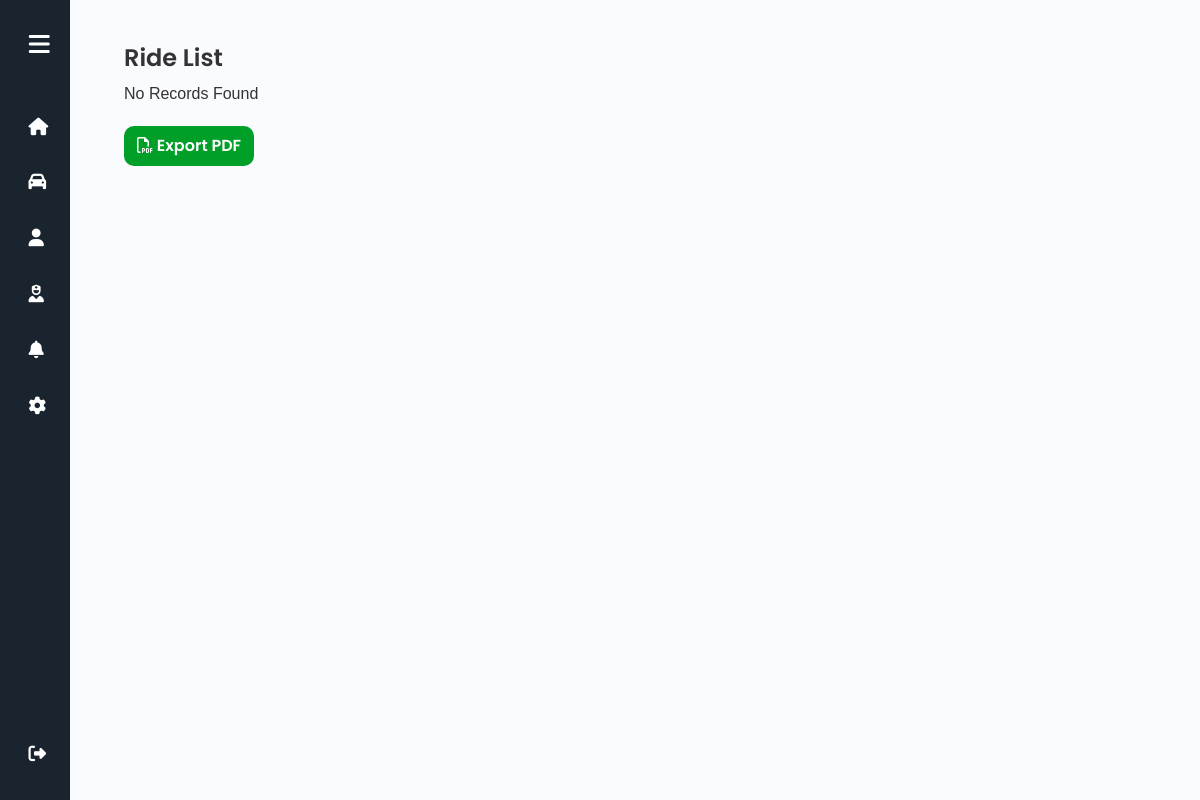
Page /Admin/backend/AdminRides.php on the earlier database version.
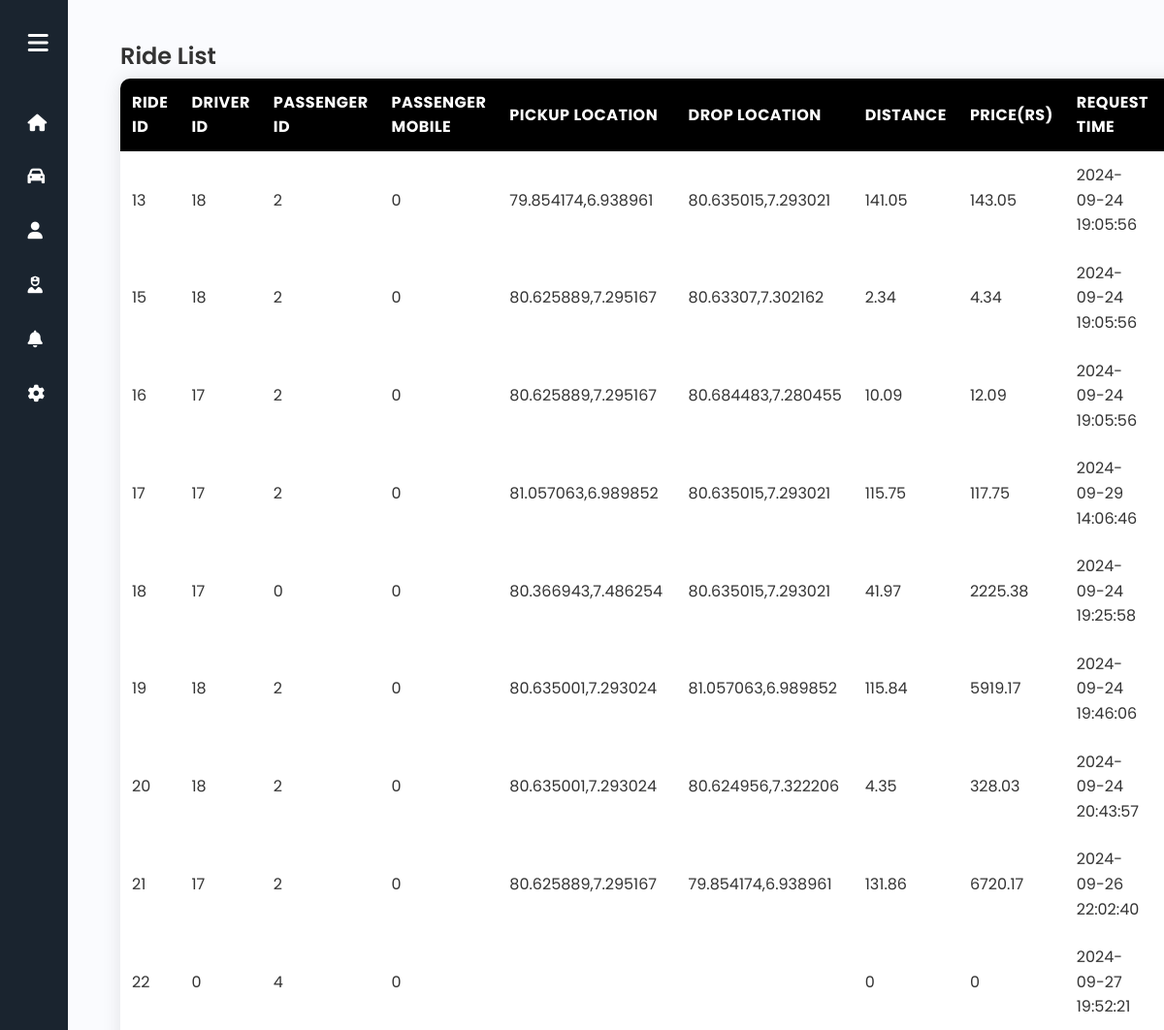
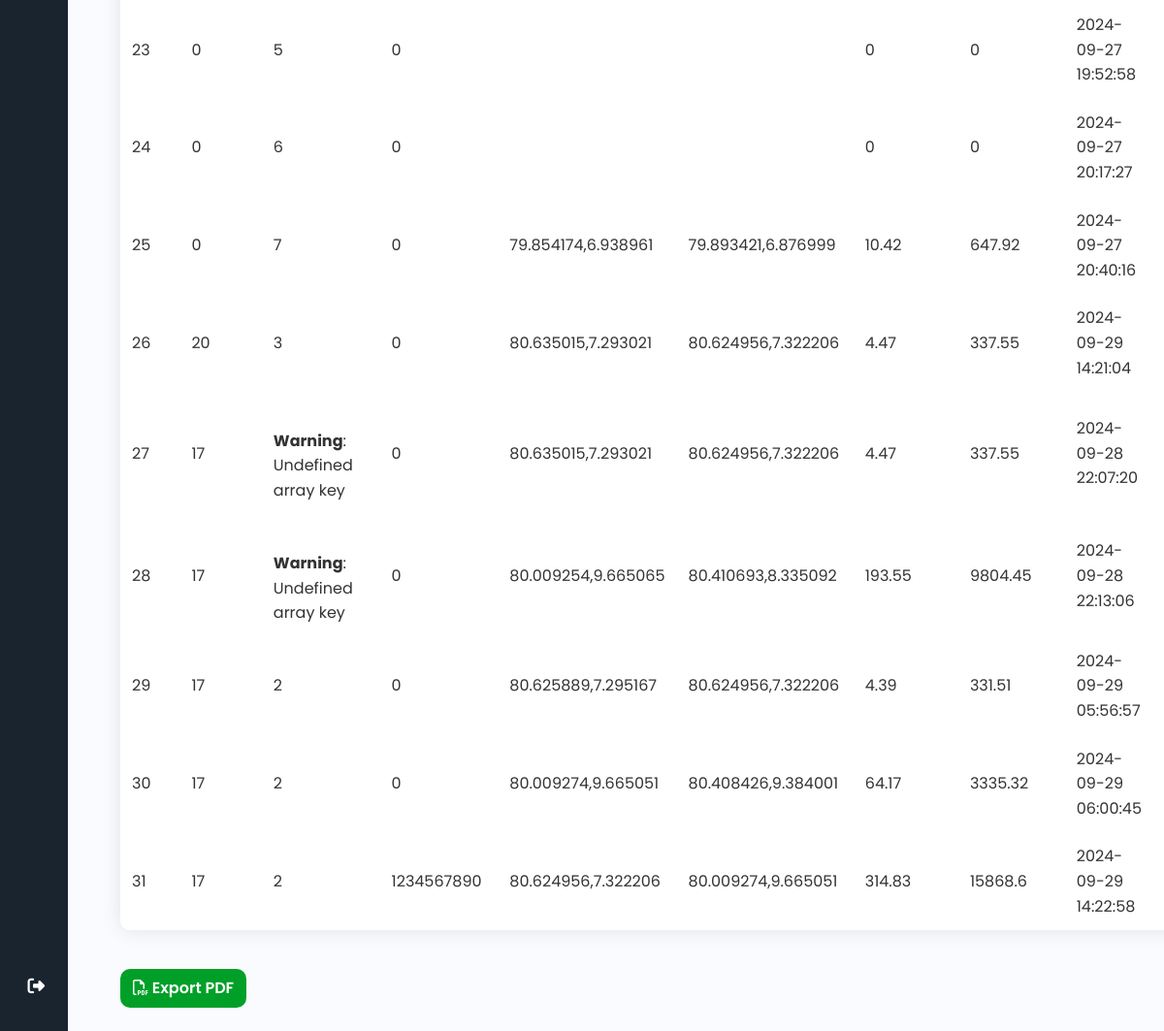
Same page on the later database version (2 pictures, top to bottom).
### tables this page shows
CREATE TABLE `ride` (
  `rideID` int(11) NOT NULL,
  `pickupLocation` varchar(255) NOT NULL,
  `dropLocation` varchar(255) NOT NULL,
  `distance` float NOT NULL,
  `fare` float NOT NULL,
  `passengerID` varchar(255) NOT NULL,
  `driverID` int(11) NOT NULL,
  `requestAt` timestamp NOT NULL DEFAULT current_timestamp() ON UPDATE current_timestamp(),
  `rideStatus` varchar(150) NOT NULL,
  `passengerType` varchar(255) NOT NULL,
  `passengerMobile` int(11) NOT NULL
);

### Admin/backend/AdminRides.php (the view, shortened to what this page needs)
<!DOCTYPE html>
<html lang="en">
  <head>
    <link
      rel="stylesheet"
      href="https://cdnjs.cloudflare.com/ajax/libs/font-awesome/6.5.1/css/all.min.css"
    />
    <link
      href="https://cdn.jsdelivr.net/npm/bootstrap@5.3.0-alpha3/dist/css/bootstrap.min.css"
      rel="stylesheet"
    />
    <link rel="stylesheet" href="Sass/AdminDrivers.min.css" />
  </head>
  <body>
    <div class="wrapper">
      <aside class="sidebar">
        <div class="d-flex">
          <button class="toggle-btn" type="button">
            <i class="fas fa-bars"></i>
          </button>
        </div>
        <ul class="sidebar-nav">
          <li class="sidebar-item">
            <a href="AdminHome.php" class="sidebar-link">
              <i class="fas fa-home"></i>
            </a>
          </li>
          <li class="sidebar-item">
            <a href="#" class="sidebar-link">
              <i class="fas fa-car"></i>
            </a>
          </li>
          <li class="sidebar-item">
            <a href="AdminPassengers.php" class="sidebar-link">
              <i class="fas fa-user"></i>
            </a>
          </li>
          <li class="sidebar-item">
            <a href="AdminDrivers.php" class="sidebar-link">
            <i class="fa-solid fa-user-nurse"></i>
            </a>
          </li>
          <li class="sidebar-item">
            <a href="#" class="sidebar-link">
              <i class="fas fa-bell"></i>
            </a>
          </li>
          <li class="sidebar-item">
            <a href="#" class="sidebar-link">
              <i class="fas fa-cog"></i>
            </a>
          </li>
        </ul>
        <div class="sidebar-footer">
          <a href="../admin.html" class="sidebar-link">
            <i class="fas fa-right-from-bracket"></i>
          </a>
        </div>
      </aside>
      <div class="main p-4">
        <?php
          $servername = "localhost";
          $username = "root";
          $password = "";
          $dbname="citytaxi";
          $conn = mysqli_connect($servername,$username,$password,$dbname);
        ?>
        <div class="tableContent">
            <h1>Ride List</h1>
              <?php
                $sql="SELECT * FROM ride";
                $result=mysqli_query($conn,$sql);
                if(mysqli_num_rows($result)>0){
              ?>
            <table>
                <thead>
                    <tr>
                        <th>Ride ID</th>
                        <th>Driver ID</th>
                        <th>Passenger ID</th>
                        <th>Passenger Mobile</th>
                        <th>Pickup Location</th>
                        <th>Drop Location</th>
                        <th>Distance</th>
                        <th>Price(Rs)</th>
                        <th>Request Time</th>
                        <th>Ride Status</th>
                    </tr>
                    <?php
                      while($row=mysqli_fetch_array($result)){
                    ?>
                </thead>
                <tbody>
                <tr>
                    <td data-label="#"><?php echo $row["rideID"];?></td>
                    <td data-label="#"><?php echo $row["driverID"];?></td>
                    <td data-label="#"><?php echo $row["passengerID"];?></td>
                    <td data-label="#"><?php echo $row["passengerMobile"];?></td>
                    <td data-label="#"><?php echo $row["pickupLocation"];?></td>
                    <td data-label="#"><?php echo $row["dropLocation"];?></td>
                    <td data-label="#"><?php echo $row["distance"];?></td>
                    <td data-label="#"><?php echo $row["fare"];?></td>
                    <td data-label="#"><?php echo $row["requestAt"];?></td>
                    <td data-label="#"><?php echo $row["rideStatus"];?></td>
                </tr>
                <?php
                  }
                ?>
                </tbody>
            </table>
            <?php
              }
              else{
                echo "No Records Found";
              }
            ?>
      </div>
        <div class="exportButton">
          <button onclick="window.location.href='export_Rides_pdf.php'" class="export_btn"><i class="fa-regular fa-file-pdf"></i> Export PDF</button>
        </div>
    </div>
  </body>
</html>

Differences in the rows shown:
added ride: rideID "13", driverID "18", passengerID "2", passengerMobile "0", pickupLocation "79.854174,6.938961", dropLocation "80.635015,7.293021", distance "141.05", fare "143.05", requestAt "2024-09-24 19:05:56"
added ride: rideID "15", driverID "18", passengerID "2", passengerMobile "0", pickupLocation "80.625889,7.295167", dropLocation "80.63307,7.302162", distance "2.34", fare "4.34", requestAt "2024-09-24 19:05:56"
added ride: rideID "16", driverID "17", passengerID "2", passengerMobile "0", pickupLocation "80.625889,7.295167", dropLocation "80.684483,7.280455", distance "10.09", fare "12.09", requestAt "2024-09-24 19:05:56"
added ride: rideID "17", driverID "17", passengerID "2", passengerMobile "0", pickupLocation "81.057063,6.989852", dropLocation "80.635015,7.293021", distance "115.75", fare "117.75", requestAt "2024-09-29 14:06:46"
added ride: rideID "18", driverID "17", passengerID "0", passengerMobile "0", pickupLocation "80.366943,7.486254", dropLocation "80.635015,7.293021", distance "41.97", fare "2225.38", requestAt "2024-09-24 19:25:58"
added ride: rideID "19", driverID "18", passengerID "2", passengerMobile "0", pickupLocation "80.635001,7.293024", dropLocation "81.057063,6.989852", distance "115.84", fare "5919.17", requestAt "2024-09-24 19:46:06"
added ride: rideID "20", driverID "18", passengerID "2", passengerMobile "0", pickupLocation "80.635001,7.293024", dropLocation "80.624956,7.322206", distance "4.35", fare "328.03", requestAt "2024-09-24 20:43:57"
added ride: rideID "21", driverID "17", passengerID "2", passengerMobile "0", pickupLocation "80.625889,7.295167", dropLocation "79.854174,6.938961", distance "131.86", fare "6720.17", requestAt "2024-09-26 22:02:40"
added ride: rideID "22", driverID "0", passengerID "4", passengerMobile "0", distance "0", fare "0", requestAt "2024-09-27 19:52:21"
added ride: rideID "23", driverID "0", passengerID "5", passengerMobile "0", distance "0", fare "0", requestAt "2024-09-27 19:52:58"
added ride: rideID "24", driverID "0", passengerID "6", passengerMobile "0", distance "0", fare "0", requestAt "2024-09-27 20:17:27"
added ride: rideID "25", driverID "0", passengerID "7", passengerMobile "0", pickupLocation "79.854174,6.938961", dropLocation "79.893421,6.876999", distance "10.42", fare "647.92", requestAt "2024-09-27 20:40:16"
added ride: rideID "26", driverID "20", passengerID "3", passengerMobile "0", pickupLocation "80.635015,7.293021", dropLocation "80.624956,7.322206", distance "4.47", fare "337.55", requestAt "2024-09-29 14:21:04"
added ride: rideID "27", driverID "17", passengerID "Warning : Undefined array key", passengerMobile "0", pickupLocation "80.635015,7.293021", dropLocation "80.624956,7.322206", distance "4.47", fare "337.55", requestAt "2024-09-28 22:07:20"
added ride: rideID "28", driverID "17", passengerID "Warning : Undefined array key", passengerMobile "0", pickupLocation "80.009254,9.665065", dropLocation "80.410693,8.335092", distance "193.55", fare "9804.45", requestAt "2024-09-28 22:13:06"
added ride: rideID "29", driverID "17", passengerID "2", passengerMobile "0", pickupLocation "80.625889,7.295167", dropLocation "80.624956,7.322206", distance "4.39", fare "331.51", requestAt "2024-09-29 05:56:57"
added ride: rideID "30", driverID "17", passengerID "2", passengerMobile "0", pickupLocation "80.009274,9.665051", dropLocation "80.408426,9.384001", distance "64.17", fare "3335.32", requestAt "2024-09-29 06:00:45"
added ride: rideID "31", driverID "17", passengerID "2", passengerMobile "1234567890", pickupLocation "80.624956,7.322206", dropLocation "80.009274,9.665051", distance "314.83", fare "15868.6", requestAt "2024-09-29 14:22:58"
Other differences:
text no longer shown: "No Records Found"
text now shown: "RIDE ID DRIVER ID PASSENGER ID PASSENGER MOBILE PICKUP LOCATION DROP LOCATION DISTANCE PRICE(RS) REQUEST TIME"
